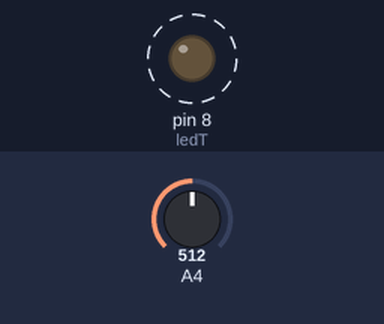
Recording of a sketch running on a simulated Arduino Uno, built with avr-gcc and run on an emulated ATmega328P. Shown: output pins drawn as LEDs (lit = HIGH). Dashed ring = blinking. The test bench sets the inputs (shaded band); at power-on: A4 = 512.

Above: at 1.9 s.
2.0 s: A4 set to 122
At 2.67 s:
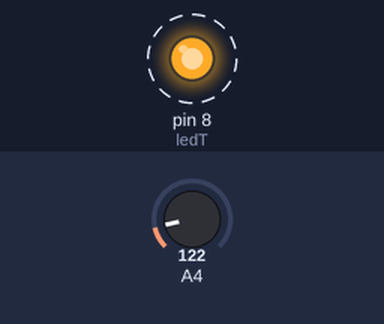
5.5 s: A4 set to 0
At 5.6 s:
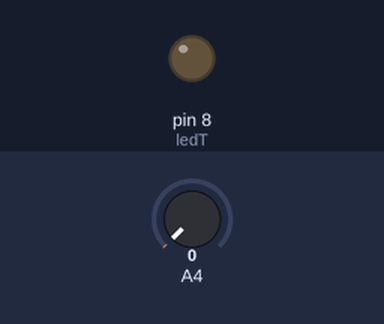
Timing chart, 0 to 15.0 s (numbered marks = the images above; inputs shaded):
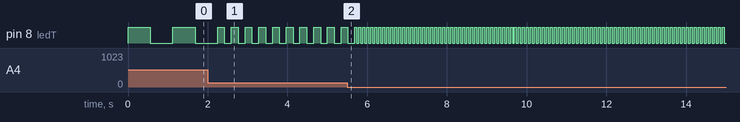

Measured:
- after the input at 2.0 s, pin 8 (ledT): alternates HIGH for 0.17 s and LOW for 0.17 s, starting after 0.42 s
- by itself, pin 8 (ledT): alternates HIGH for 0.56 s and LOW for 0.56 s

The sketch:

OutsideBlink.ino
```cpp
int ledT = 8;
int delayCount = 0;

void setup() {
  pinMode(ledT, OUTPUT);
}

void loop() {
  // put your main code here, to run repeatedly:
  delayCount= analogRead(A4) + 50;
  digitalWrite(ledT, HIGH);   // turn the LED on (HIGH is the voltage level)
  delay(delayCount);                       // wait for a second
  digitalWrite(ledT, LOW);    // turn the LED off by making the voltage LOW
  delay(delayCount);
}
```
